Frame 1 (no input): blank canvas, image omitted
Frame 60 (no input): blank canvas, image omitted
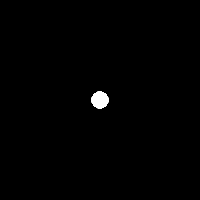
Frame 120 (the mouse pressed at the canvas centre since frame 60)

The p5.js sketch whose frames 1 and 60 were blank and that drew this single picture after the mouse press (run headless with seeded random() and noise() and a simulated clock; from frame 60 on, the mouse is pressed at the canvas centre):

// p5.js sketch
// ── sketch.js
'use strict';

let userDigit;

function setup() {
  createCanvas(200, 200);
  userDigit = createGraphics(200, 200);
}

function keyPressed() {
  if (key === ' ') {
    userDigit.background(0);
  }

  if (keyCode === ENTER) {
    const userPixels = getPixelsFromDigit();
  }
}

function draw() {
  background(0);
  image(userDigit, 0, 0);

  if (mouseIsPressed) {
    userDigit.fill(255);
    userDigit.stroke(255);
    userDigit.ellipse(mouseX, mouseY, 16);
  }
}

function getPixelsFromDigit() {
  const img = userDigit.get();
  const inputs = [];
  img.resize(28, 28);
  img.loadPixels();
  for (let i = 0; i < 784; i++) {
    inputs[i] = img.pixels[i*4];
  }
  return inputs;
}

// ── style.css
#guess {
  font-size: 5em;
  font-family: Arial;
}
